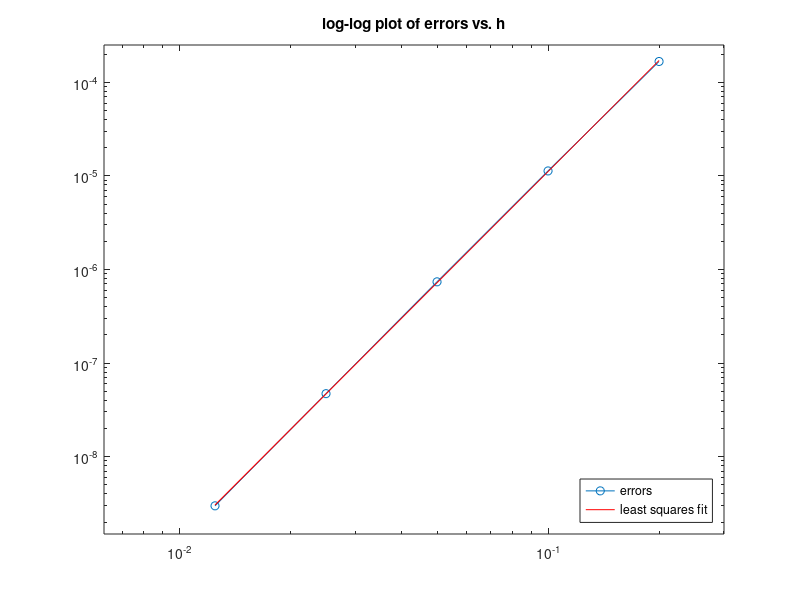

This chart was generated by the following MATLAB code:
hval = [2/10, 2/20, 2/40, 2/80, 2/160];
E = [1.67E-04, 1.13E-05, 7.38E-07, 4.71E-08, 2.98E-09];
h = hval';
E2 = E';
ntest = length(h);
loglog(h,E2,'o-')
axis([.5*min(h) 1.5*max(h)  .5*min(E) 1.5*max(E)])
title('log-log plot of errors vs. h')

Ap = ones(ntest,2);
Ap(:,2) = log(h);
bp = log(E2);
Kp = Ap\bp; % K + p*log(h) = log(E2), E2 = exp(K)*h.^p
K = Kp(1);
p = Kp(2);
disp(sprintf('Least squares fit gives E(h) = %g * h^%g',exp(K),p))

% add graph of this line to loglog plot:
hold on
err1 = exp(K)*h.^p;
loglog(h,err1,'r')
legend('errors', 'least squares fit','Location','SouthEast')
hold off